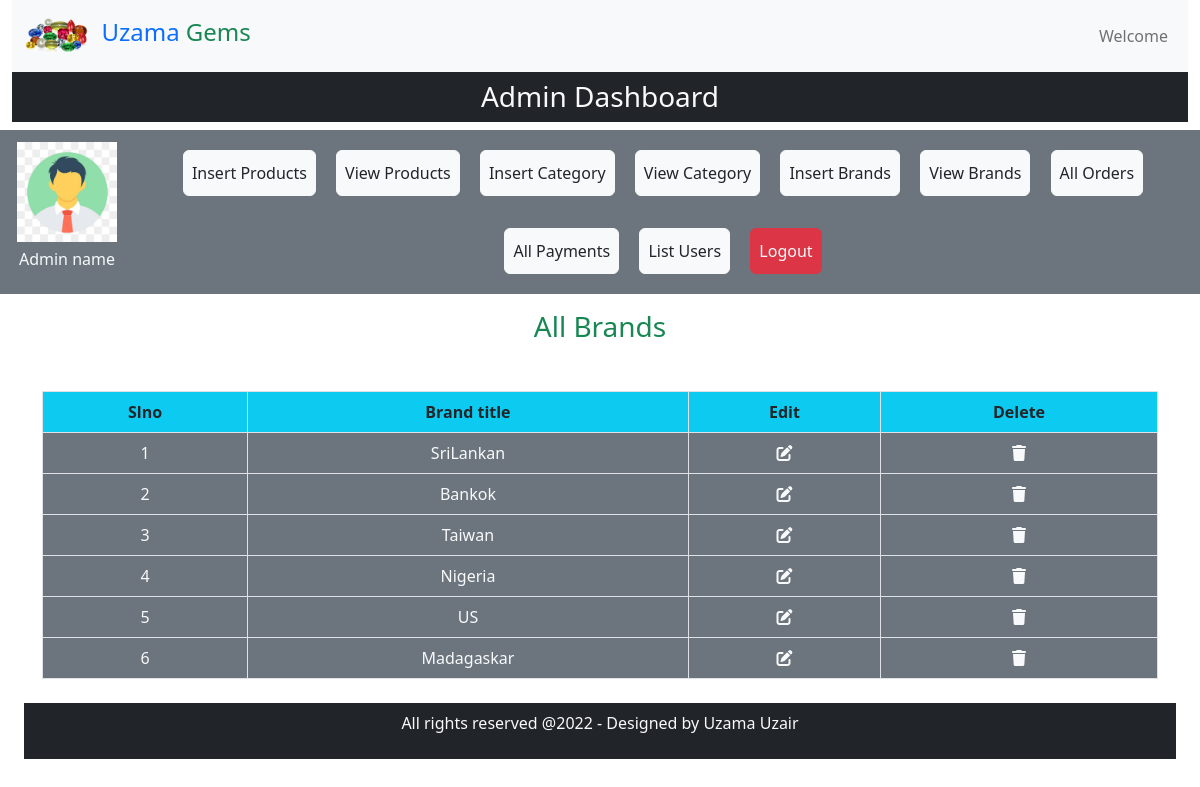
The app's page /admin_area/index.php?view_brands with its own data.
### tables this page shows
CREATE TABLE `brands` (
  `brand_id` int(11) NOT NULL,
  `brand_title` varchar(100) NOT NULL
);

### admin_area/view_brands.php (the view)
<h3 class="text-center text-success">All Brands</h3>
<table class="table table-bordered mt-5 text-center">
    <thead class="bg-info">
        <tr>
            <th>Slno</th>
            <th>Brand title</th>
            <th>Edit</th>
            <th>Delete</th>
        </tr>
    </thead>
    <tbody class="bg-secondary text-light">
        <tr>
        <?php
        $number = 0;
        $select_br = "SELECT * FROM `brands`";
        $result_vb = mysqli_query($con,$select_br);
        while($row_vb=mysqli_fetch_assoc($result_vb)){
            $brand_id = $row_vb['brand_id'];
            $brand_title = $row_vb['brand_title'];
            $number++;
?>
        <td><?php echo $number; ?></td>
        <td><?php echo $brand_title; ?></td>
        <td> <a href='index.php?edit_brand=<?php echo $brand_id; ?>' class='text-light'><i class='fa-solid fa-pen-to-square'></i></a> </td>
        <td><a href='' class='text-light'><i class='fa-solid fa-trash'></i></a> </td>
        </tr>
        <?php
        }
?>
    </tbody>
</table>

### styles/style.css (style rules this page uses)
* { margin: 0; padding: 0; box-sizing: border-box; }

### admin_area/index.php (style rules this page uses)
body { overflow-x: hidden; }

### records on screen
brands: brand_title "SriLankan"
brands: brand_title "Bankok"
brands: brand_title "Taiwan"
brands: brand_title "Nigeria"
brands: brand_title "US"
brands: brand_title "Madagaskar"
